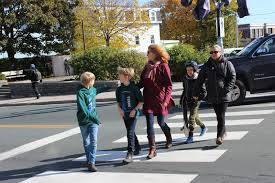
#> input picture images/pedestrians2.jpeg, 275 x 183 px
$ python pedestrian_detector.py
#> lines starting #> are read from the running program, lines starting #| are printed output that depends on the picture; after the words box and inside, x2 and y2 are one past the last pixel; in counts of white or black regions, pixels touching at a corner belong together
"""detect pedestrians in an image"""

import cv2
import random

# image files
img_file = random.choice(
    ['images/pedestrians.jpg', 'images/pedestrians1.jpeg', 'images/pedestrians3.jpg',
     'images/pedestrians2.jpeg']
)

# read image in opencv format
img = cv2.imread(img_file)
#> img is the input picture: shape (183, 275, 3); mean B, G, R 108.5, 113.5, 113.6

# pre-trained classifier
full_body_classifier = 'classifier_files/haarcascade_fullbody.xml'

# create a classifier object
full_body_detector = cv2.CascadeClassifier(full_body_classifier)

#convert image to gray for faster processing
black_n_white = cv2.cvtColor(img, cv2.COLOR_BGR2GRAY)
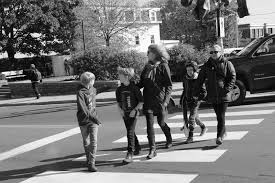
#> black_n_white: shape (183, 275); min 0, max 255, mean 113

# detect pedestrians
pedestrians = full_body_detector.detectMultiScale(black_n_white)
#> pedestrians = [[66, 78, 41, 83]]
# print(pedestrians)

# draw rectangles around pedestrians
for x, y, w, h in pedestrians:
    cv2.rectangle(img, (x,y), (x+w, y+h), (0,100,100), 2)
#> this loop made 1 pass
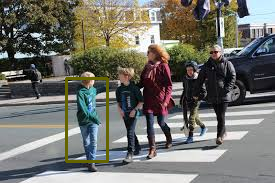
#> img: shape (183, 275, 3); 1.47% of pixels changed, all inside (x1, y1, x2, y2) = (65, 77, 109, 163)

# display
cv2.imshow('Pedestrians', img)
cv2.waitKey(10000)

# print("Code completed")

$ run again, with images/cars.jpg copied over images/pedestrians2.jpeg
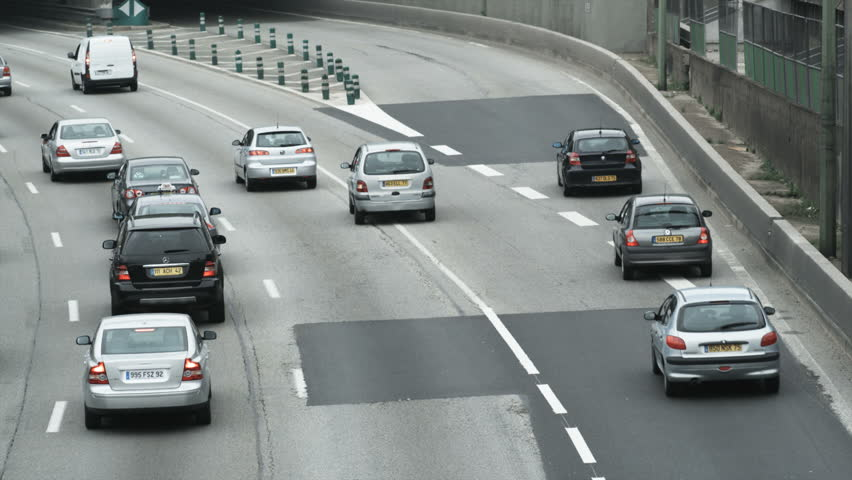
#> input picture images/cars.jpg, 852 x 480 px
#> img is the input picture: shape (480, 852, 3); mean B, G, R 133.7, 135.4, 129.1
#> pedestrians = [[158, 193, 86, 172]]
#> the loop `for x, y, w, h in pedestrians:` made 1 pass
#> after the loop `for x, y, w, h in pedestrians:`:
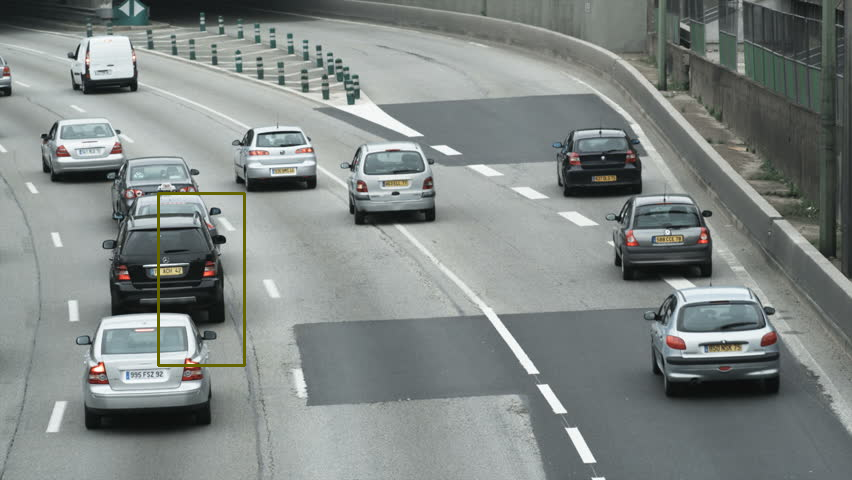
#> img: shape (480, 852, 3); 0.38% of pixels changed, all inside (x1, y1, x2, y2) = (157, 192, 246, 367)

$ run again, with images/cars2.jpg copied over images/pedestrians2.jpeg
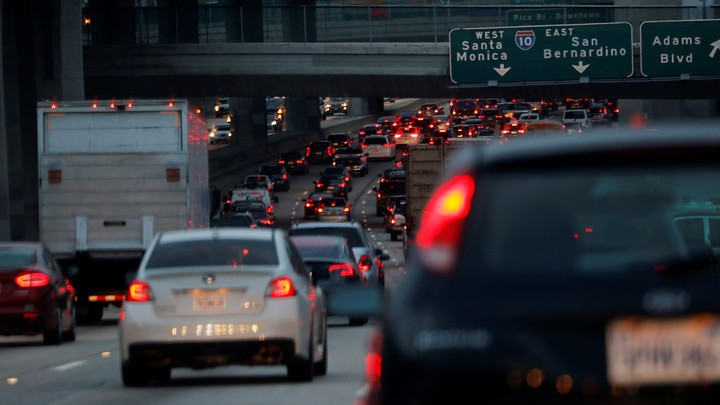
#> input picture images/cars2.jpg, 720 x 405 px
#> img is the input picture: shape (405, 720, 3); mean B, G, R 53.6, 48.5, 48
#> `black_n_white = cv2.cvtColor(img, cv2.COLOR_BGR2GRAY)`:
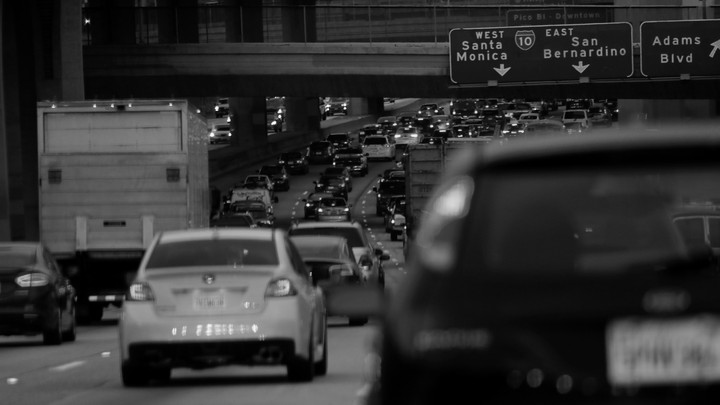
#> black_n_white: shape (405, 720); min 0, max 254, mean 48.9
#> pedestrians = ()
